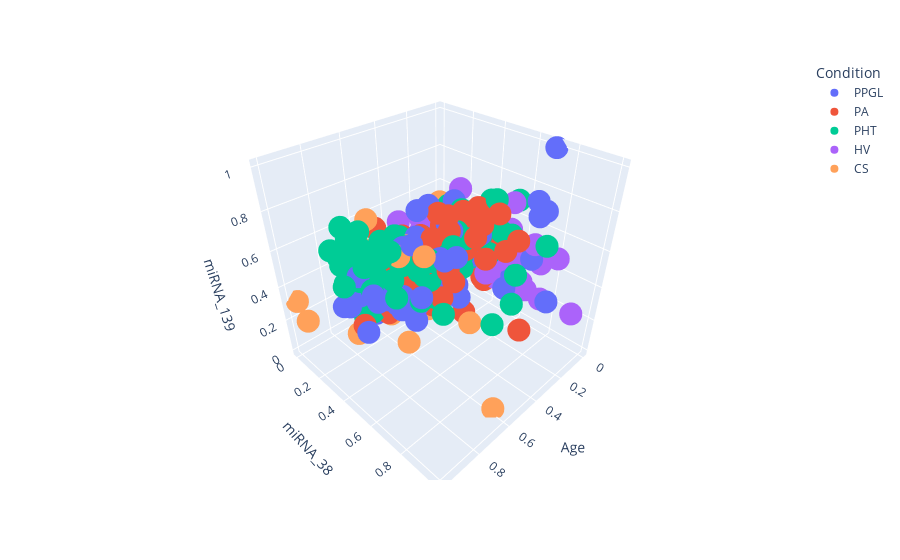

Source (notebook cell):
### Code cell
import plotly.express as px

fig = px.scatter_3d(x, x="Age", y="miRNA_38", z="miRNA_139", color='Condition')
fig.show()
